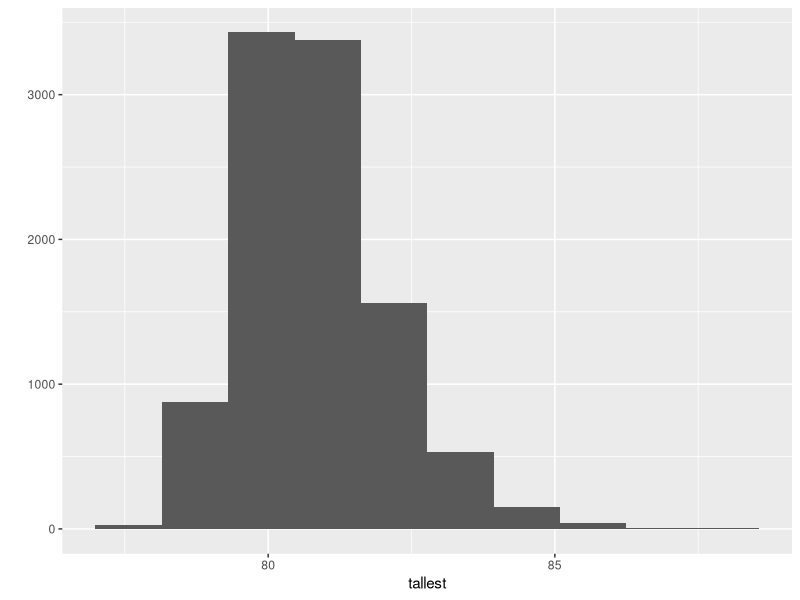
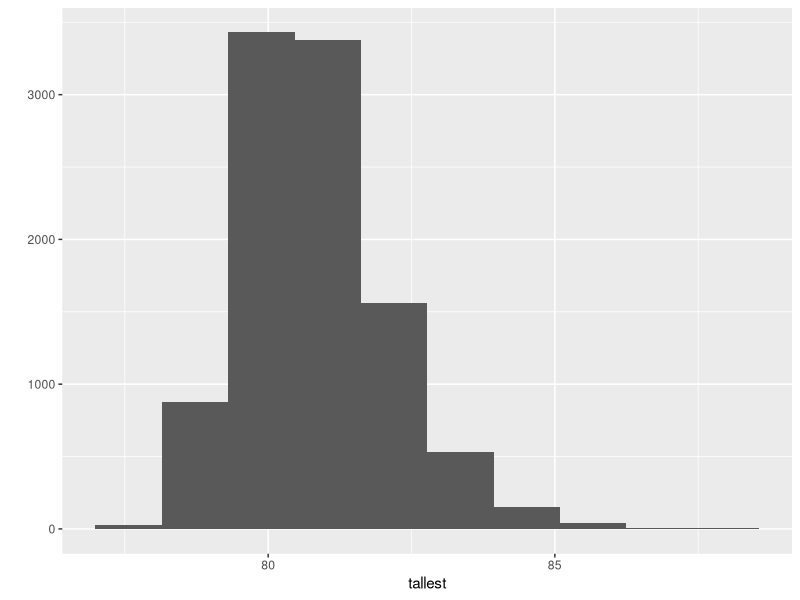

The R source for these figures, in order:
library(tidyverse)
library(dslabs)
data(heights)

x <- heights %>% filter(sex=="Male") %>% pull(height)
n <- length(x)
m <- mean(x)
s <- sd(x)
simulated_heights <- rnorm(n, m, s)

B <- 10000
tallest <- replicate(B, {
  simulated_data <- rnorm(n, m, s)
  max(simulated_data)
})

mean(tallest >= 7*12)

qplot(tallest, bins = 10)

ggsave("probability/figs/heights_plot.png")
